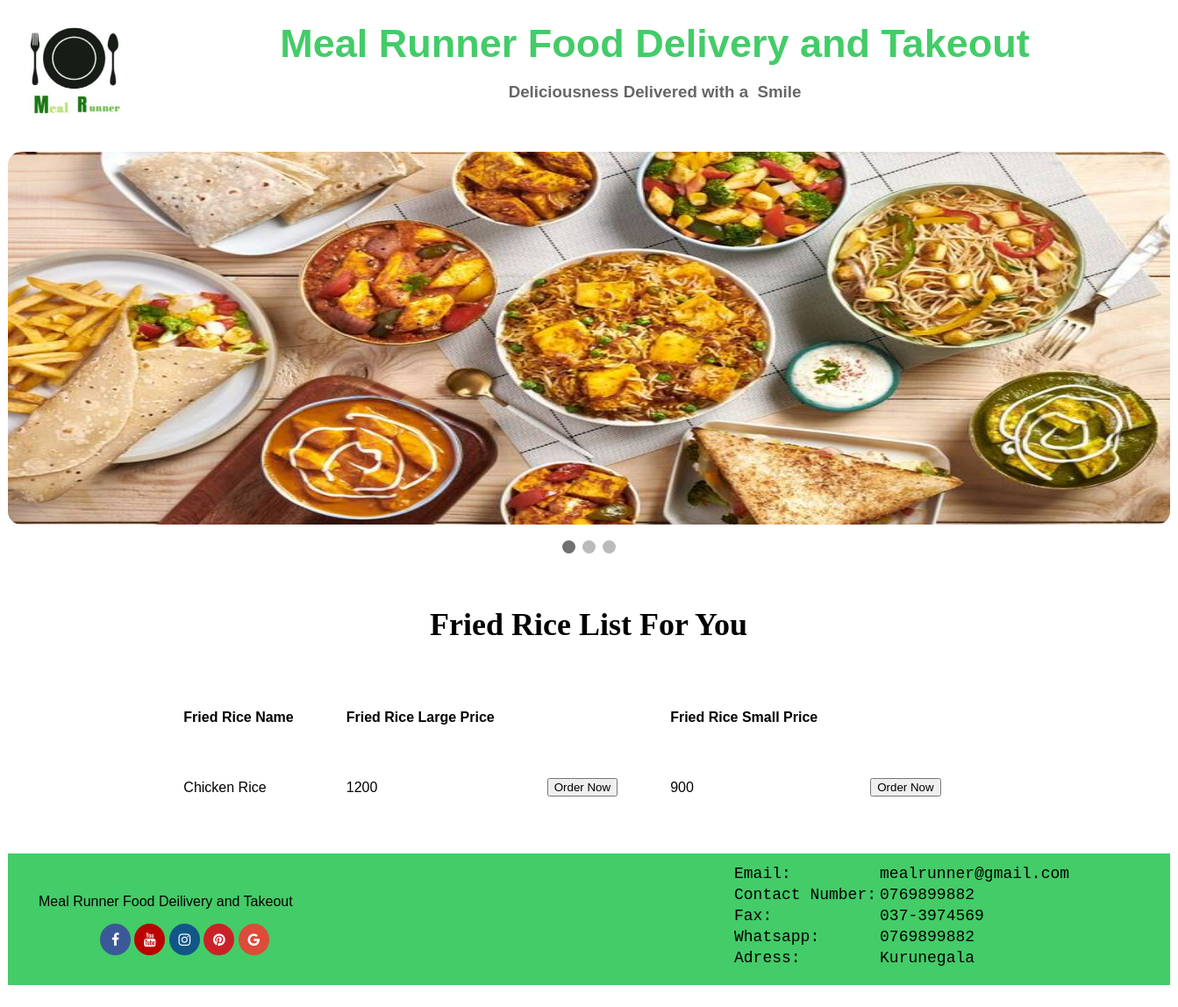
The app's page /customerrice.php with its own data.
### tables this page shows
CREATE TABLE IF NOT EXISTS `fried_rice` (
  `R_id` int(11) NOT NULL AUTO_INCREMENT,
  `R_name` varchar(30) DEFAULT NULL,
  `Lprice` int(11) DEFAULT NULL,
  `Sprice` int(11) NOT NULL,
  PRIMARY KEY (`R_id`)
);

### customerrice.php (the view, shortened to what this page needs)
 <!DOCTYPE html PUBLIC "-//W3C//DTD XHTML 1.0 Transitional//EN" "http://www.w3.org/TR/xhtml1/DTD/xhtml1-transitional.dtd">
<html xmlns="http://www.w3.org/1999/xhtml">
<head><link rel="stylesheet" type="text/css" href="add.css"/>
<link rel="stylesheet" href="https://cdnjs.cloudflare.com/ajax/libs/font-awesome/4.7.0/css/font-awesome.min.css">
</head>
<body>
	<div id="mai">
			<div id="logo">
            <img src="Backgrounds/478d7088-b22f-49a9-96ae-3f4aa470643a.jpeg" class="lg">
            </div>
			<div id="mainh">
            	   <div class="mainhsub">
					<p ><h2 id="topic">Meal Runner Food Delivery and Takeout</h2><br><h3 id="subtop">Deliciousness Delivered with a 					Smile</h3></p>
				  </div>
			</div>
       <div class="slideshow-container2">
            <div class="mySlides2 fade2">
              <img class="im" src="user home photo/a69dd445cc32cc3ad5184861561c1559.jpg" >
            </div>
	</div>
<br>
    <div style="text-align:center">
      <span class="dot"></span>
      <span class="dot"></span>
      <span class="dot"></span>
    </div>
 <div id="contl">
            <h3 id="topp">Fried Rice List For You</h3>
            <div>
  	<?php
	include"connect.php";
	$sql="SELECT * FROM fried_rice";
	$result=mysqli_query($conn,$sql);
	if(mysqli_num_rows($result)>0)
	{ echo'<table border="0" cellspacing="20" cellpadding="20" align="center">
	<tr>
		<td><b>Fried Rice Name</b></td>
		<td><b>Fried Rice Large Price</b></td>
		<td></td>
		<td><b>Fried Rice Small Price</b></td>
	</tr>';
		while($row=mysqli_fetch_assoc($result))
		{
			 echo'<tr>'.'<td>'.$row['R_name'].'</td>'.'<td>'.$row['Lprice'].'<td>'.
			 ' <button onclick="location.href='."'riceLorder.php ? Id=".$row['R_id']."'".'">Order Now</button></td></td><td>'.$row['Sprice'].'<td><button onclick="location.href='."'ricesorder.php ? Id=".$row['R_id']."'".'">Order Now</button></td></tds>'.'<td>'.'</td>'.'</tr>';
		}
		echo'</table>';
	}
?>
            </div>
  </div>
		<div id="ftr">
        	<div id="lftftr">
            	<p class="tp">Meal Runner Food Deilivery and Takeout</p>
               <p align="left" class="sb">
                <a href="#" class="fa fa-facebook"></a>
                <a href="#" class="fa fa-youtube"></a>
                <a href="#" class="fa fa-instagram"></a>
                <a href="#" class="fa fa-pinterest"></a>
                <a href="#" class="fa fa-google"></a>
                </p>
            </div>
            <div id="rtftr">
				<table id="tbl">
                	<tr>
                    	<td>Email:</td>
                        <td>mealrunner@gmail.com</td>
                    </tr>
                    <tr>
                    	<td>Contact Number:</td>
                        <td>0769899882</td>
                    </tr>
                     <tr>
                    	<td>Fax:</td>
                        <td>037-3974569</td>
                    </tr>
                    <tr>
                    	<td>Whatsapp:</td>
                        <td>0769899882</td>
                    </tr>
                    <tr>
                    	<td>Adress:</td>
                        <td>Kurunegala</td>
                    </tr>
                </table>
            </div>
        </div>
        </div>
        </body>
        </html>

### add.css (style rules this page uses)
body { background-color:; }
#mai { width:1325px; height:auto; background-color:white; margin:auto; border-radius: 10px; padding:0px; }
#logo { width:150px; height:150px; float:left; background-color:gray; }
#mainh { width:1175px; height:150px; float:left; background-color:#FFF; margin:auto; margin-bottom:15px; border-radius: 10px; }
.mainhsub { width:1175px; height:120px; float:left; background-color:#fff; margin:auto; font-family:"Trebuchet MS", Arial, Helvetica, sans-serif; color:Black; border-radius: 10px; }
#topic { padding-top:0px; margin:0px; text-align:center; font-size:45px; color:#43cc68; }
#subtop { padding-top:0px; margin:0px; text-align:center; color:#666; }
* { box-sizing: border-box; }
body { font-family: Verdana, sans-serif; }
.mySlides2 { display: none; }
img { vertical-align: middle; }
.slideshow-container2 { max-width: 1325px; position: relative; margin: auto; }
.dot { height: 15px; width: 15px; margin: 0 2px; background-color: #bbb; border-radius: 50%; display: inline-block; transition: background-color 0.6s ease; }
.active { background-color: #717171; }
.fade2 { animation-name: fade; animation-duration: 1.5s; }
.im { width:1325px; height:425px; border-radius: 15px; }
#contl { width:1300px; height:auto; background-color:; margin-top:20px; margin-left:12px; float:left; }
#ftr { width:1325px; height:270px; background-color:#FFF; margin-top:25px; margin-bottom:25px; }
#lftftr { width:825px; height:150px; float:left; background-color:#43cc68; padding-top:30px; padding-left:35px; margin-top:25px; margin-bottom:25px; }
#rtftr { width:500px; height:150px; float:left; background-color:#43cc68; padding-top:10px; margin-top:25px; margin-bottom:25px; }
.fa { padding: 10px; font-size: 10px; width: 35px; text-align: center; text-decoration: none; border-radius: 50%; }
.fa-facebook { background: #3B5998; color: white; }
.fa-google { background: #dd4b39; color: white; }
.fa-youtube { background: #bb0000; color: white; }
.fa-instagram { background: #125688; color: white; }
.fa-pinterest { background: #cb2027; color: white; }
.tp { font-family:"Arial Black", Gadget, sans-serif; text-align:left; padding:0px; }
#tbl { text-align:justify; color:#000; font-family:"Courier New", Courier, monospace; font-size:18px; }
.sb { padding-left:70px; }
#topp { font-size:36px; font-family:"Times New Roman", Times, serif; text-align:center; }
.lg { width:150px; height:150px; }

### records on screen
fried_rice: R_name "Chicken Rice", Lprice "1200", Sprice "900"
